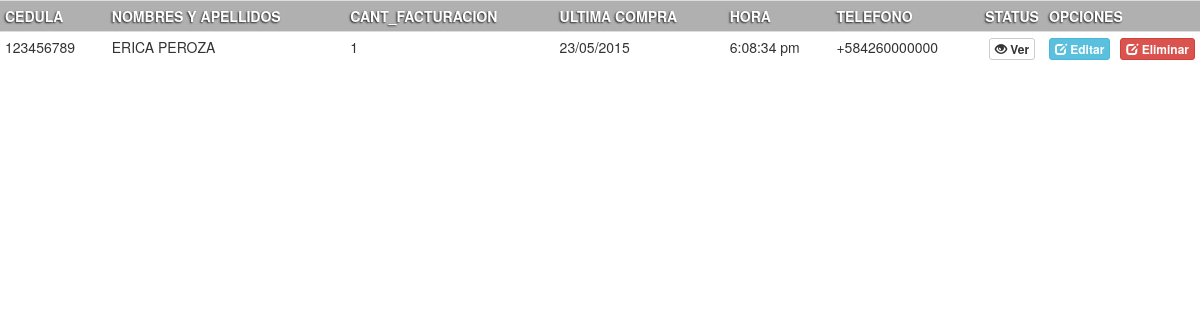
Page /modelo/buscar_cliente.php on the committed database.
### tables this page shows
CREATE TABLE IF NOT EXISTS `clientes` (
  `id_cliente` int(11) NOT NULL,
  `cedula` varchar(10) NOT NULL,
  `nombre` varchar(50) NOT NULL,
  `apellido` varchar(50) NOT NULL,
  `genero` char(1) NOT NULL,
  `nacionalidad` varchar(100) NOT NULL,
  `fecha_nac` date NOT NULL,
  `fecha_ing` date NOT NULL,
  `hora_registro` varchar(10) NOT NULL,
  `status` tinyint(4) NOT NULL DEFAULT '1'
);

### modelo/buscar_cliente.php (the view, shortened to what this page needs)
<?php
$modelo=new ModCon();
$conexion=$modelo->conectar();
$aux=$_POST['dato'];
$sql=$conexion->query("SELECT t1.id_cliente ,t1.cedula,t1.nombre,t1.apellido,count(t2.id_cliente)as cant_fact, DATE_FORMAT(max(t2.fecha_venta), '%d/%m/%Y'),max(t2.hora_venta),t1.fecha_nac,t3.telefono
FROM clientes t1
INNER JOIN facturas t2 ON t2.id_cliente = t1.id_cliente
INNER JOIN tlf_cliente t3 ON t3.id_cliente = t1.id_cliente
where   t1.nombre like '%$aux%'   AND t1.status<>'eliminado' OR
        t1.apellido like '%$aux%'  AND t1.status<>'eliminado'OR
        t1.cedula like '%$aux%'     AND t1.status<>'eliminado'OR
          t3.telefono like '%$aux%'     AND t1.status<>'eliminado'OR
        t2.fecha_venta like '%$aux%'  AND t1.status<>'eliminado'
        GROUP by t1.id_cliente ");
$num=$sql->num_rows;
if ($num>0) {
	?>
	<!DOCTYPE html>
	<html>
	<head>
		<link rel="stylesheet" href="../css/MyStyle.css">
		<link rel="stylesheet" href="../Bootstrap/bootstrap.css">
	</head>
	<body>
	<center>
  <table  class="table table-striped table-condensed table-hover">
    <tr>
    <th class="headerT">CEDULA</th>
    <th class="headerT">NOMBRES Y APELLIDOS</th>
   <th class="headerT">CANT_FACTURACION</th>
      <th class="headerT">ULTIMA COMPRA</th>
      <th class="headerT">HORA</th>
      <th class="headerT">TELEFONO</th>
     <th class="headerT">STATUS</th>
     <th class="headerT" colspan="3">OPCIONES</th>
    </tr>
<?php
	while ($row=$sql->fetch_array()) {
		?>
  <td><?php echo $row[1] ?></td>
    <td><?php echo $row[2]."&nbsp;".$row[3] ?></td>
    <td><?php echo $row[4] ?></td>
     <td><?php echo $row[5] ?></td>
      <td><?php echo $row[6] ?></td>
      <td><?php echo $row[8] ?></td>
 <td id="table_operaciones"><?php echo '  <a href="ver_cliente.php?id='.$row[0].'" id="bold" class="btn btn-default btn-xs"> <span class="glyphicon glyphicon-eye-open"></span>&nbsp;Ver</a>';?></td>
  <td id="table_operaciones"><?php echo '  <a href="modificar_cliente.php?id='.$row[0].'" id="bold" class="btn btn-info btn-xs"> <span class="glyphicon glyphicon-edit"></span>&nbsp;Editar</a>';?></td>
 <td id="table_operaciones"><?php echo ' <a href="../controlador/Controlador.php?id='.$row[0].'&status=eliminado&Eliminar_emp" id="bold" class="btn btn-danger btn-xs"> <span class="glyphicon glyphicon-edit"></span>&nbsp;Eliminar</a>';?></td>
  <?php
}
?>
</table>
	</center>
	</body>
	</html>
<?php
}else
{
	?>
	<h4>No se ha encontrado nada Relacionado con "<?php echo $aux ?>" En la base de datos</h4>
	<?php
}

### css/MyStyle.css (style rules this page uses)
body { font-family: "Ubuntu"; }
#bold { font-weight: bold; }
.headerT { background: #b0b0b0; color: #FFF; text-shadow: -1px 1px 2px rgba(0,0,0,0.8); }
#table_operaciones { width: 10px; text-align: center; }

### rows in the picture
clientes: cedula "123456789", nombre "ERICA", apellido "PEROZA", row "1", row "23/05/2015", row "6:08:34 pm", row "+584260000000"
